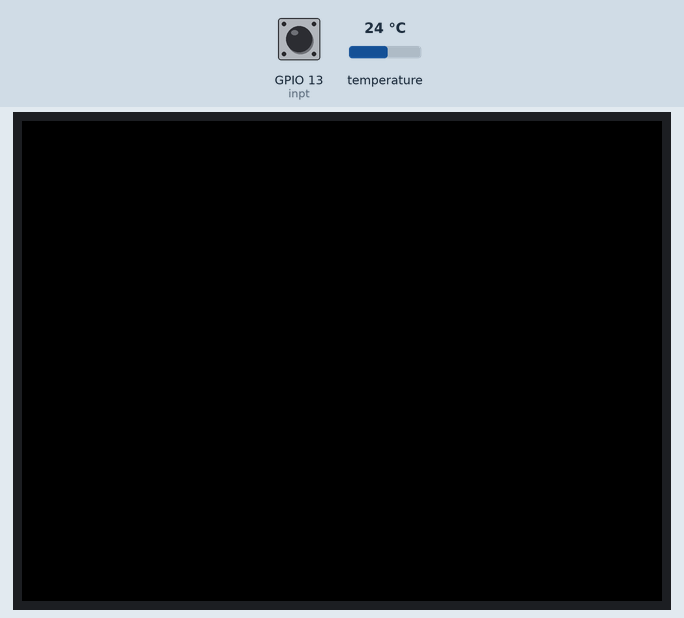
Simulated run of this program. Board: Raspberry Pi (BCM pin numbers). Parts: 320×240 colour display. The inputs (shaded band) are chosen by the test bench; at power-on: GPIO 13 (inpt) HIGH, temperature 24 °C. The clock reads 2024-03-15 10:24:30 at power-on unless the program sets it; each call to the cloud database takes 0.3 s, and an entry nobody has set reads as its off value or as empty.

Above: at 1.2 s.
1.3 s: GPIO 13 (inpt) pulled LOW for 3 s
At 14.0 s:
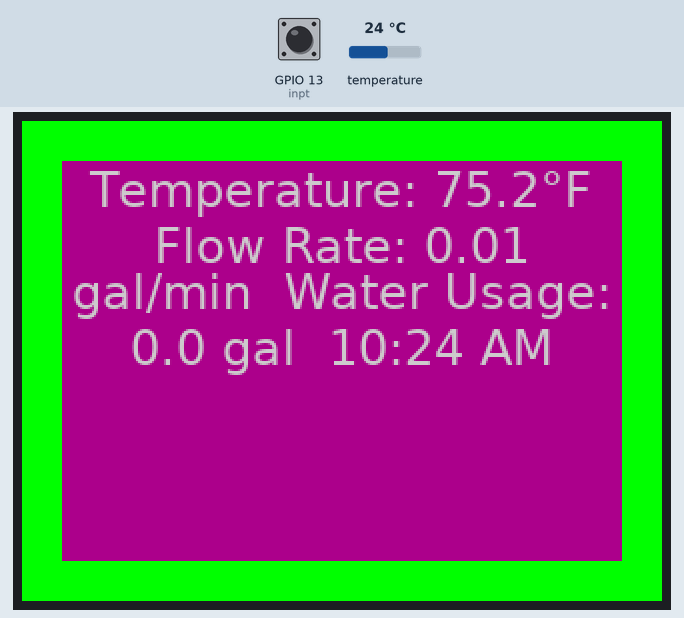
17.4 s: temperature set to 12 °C
At 26.5 s:
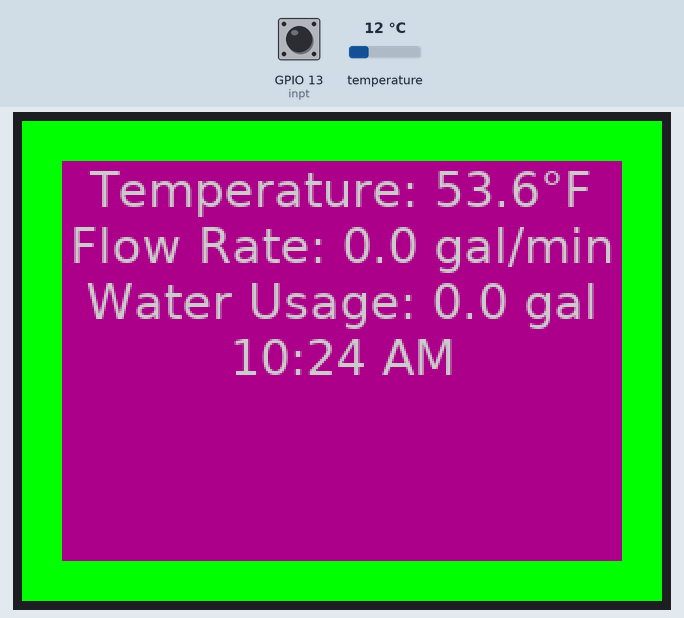
33.5 s: temperature set to 19 °C
At 39.0 s:
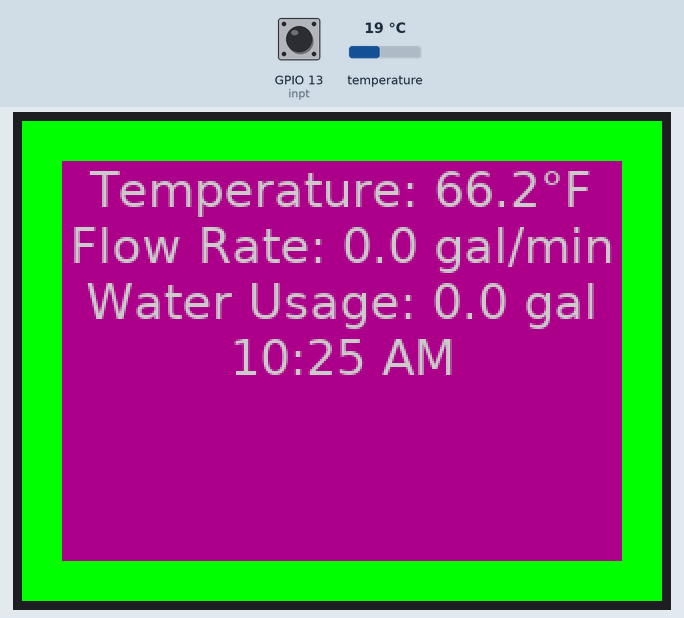
49.6 s: temperature set to 33 °C
At 63.9 s:
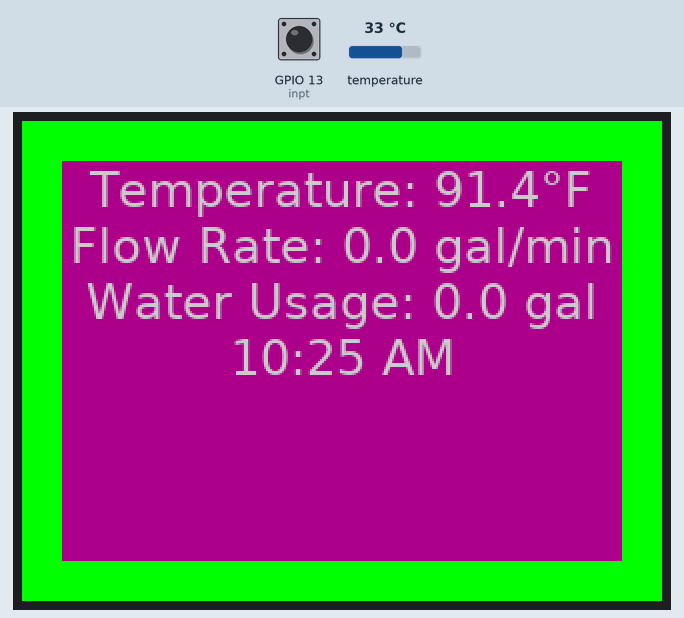
65.7 s: GPIO 13 (inpt) pulled LOW for 3 s
At 76.4 s:
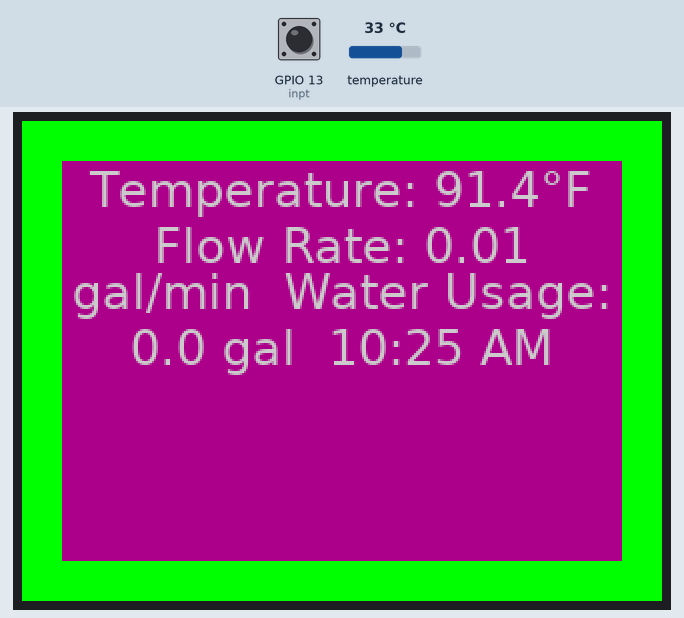
Timing chart, 0 to 77.9 s (numbered marks = the images above; inputs shaded):
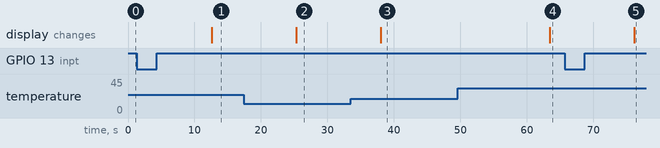

Measured:
- after the input at 1.3 s, the display: changes after 11.3 s (image 1)
- after the input at 17.4 s, the display: changes after 7.9 s (image 2)
- after the input at 33.5 s, the display: changes after 4.5 s (image 3)
- after the input at 49.6 s, the display: changes after 13.8 s (image 4)
- after the input at 65.7 s, the display: changes after 10.4 s (image 5)

The program:

sensor_display.py
```python
import digitalio, board
from PIL import Image, ImageDraw, ImageFont
from adafruit_rgb_display import ili9341
from firebase import firebase
import os, glob, time, sys, textwrap
import RPi.GPIO as GPIO
import time

firebase = firebase.FirebaseApplication('https://smart-shower-head-bfcc9-default-rtdb.firebaseio.com',None)

os.system('modprobe w1-gpio')
os.system('modprobe w1-therm')

base_dir = '/sys/bus/w1/devices/28-0303979429ae'
device_file = base_dir  + '/w1_slave'

GPIO.setmode(GPIO.BCM)
inpt = 13
GPIO.setup(inpt,GPIO.IN,pull_up_down=GPIO.PUD_UP)
minutes = 0
constant = 0.006
time_new = 0.0
rpt_int = 10

global rate_cnt, tot_cnt
rate_cnt = 0
tot_cnt = 0

def Pulse_cnt(inpt_pin):
    global rate_cnt, tot_cnt
    rate_cnt += 1
    tot_cnt += 1

GPIO.add_event_detect(inpt,GPIO.FALLING,callback=Pulse_cnt,bouncetime=10)

# First define some constants to allow easy resizing of shapes.
BORDER = 20
FONTSIZE = 24

# Configuration for CS and DC pins (these are PiTFT defaults):
cs_pin = digitalio.DigitalInOut(board.CE0)
dc_pin = digitalio.DigitalInOut(board.D25)
reset_pin = digitalio.DigitalInOut(board.D24)

# Config for display baudrate (default max is 24mhz):
BAUDRATE = 24000000

# Setup SPI bus using hardware SPI:
spi = board.SPI()

disp = ili9341.ILI9341(
    spi,
    rotation=90,  # 2.2", 2.4", 2.8", 3.2" ILI9341
    cs=cs_pin,
    dc=dc_pin,
    rst=reset_pin,
    baudrate=BAUDRATE,
)
# pylint: enable=line-too-long

# Create blank image for drawing.
# Make sure to create image with mode 'RGB' for full color.
if disp.rotation % 180 == 90:
    height = disp.width  # we swap height/width to rotate it to landscape!
    width = disp.height
else:
    width = disp.width  # we swap height/width to rotate it to landscape!
    height = disp.height

image = Image.new("RGB", (width, height))

def read_temp_raw():
	f = open(device_file,'r')
	lines = f.readlines()
	f.close()
	return lines

def read_temp():
	lines = read_temp_raw()
	while lines[0].strip()[-3:] != 'YES':
		time.sleep(0.2)
		lines = read_temp_raw()
	equals_pos = lines[1].find('t=')
	if equals_pos != -1:
		temp_string = lines[1][equals_pos+2:]
		temp_c = float(temp_string) / 1000.0
		temp_f = temp_c * 9.0 / 5.0 + 32.0
		return temp_f

def draw_multiple_line_text(image, text, font, text_color, text_start_height):
    '''
    From unutbu on [python PIL draw multiline text on image](https://stackoverflow.com/a/7698300/395857)
    '''
    draw = ImageDraw.Draw(image)
    image_width, image_height = image.size
    y_text = text_start_height
    lines = textwrap.wrap(text, width=22)
    for line in lines:
        line_width, line_height = font.getsize(line)
        draw.text(((image_width - line_width) / 2, y_text),
                  line, font=font, fill=text_color)
        y_text += line_height

while True:
    time_new = time.time() + rpt_int
    rate_cnt = 0
    while time.time() <= time_new:
        try:
            None
        except KeyboardInterrupt:
            print('\nCTRL c - Exiting nicely')
            GPIO.cleanup()
            print('Done')
            sys.exit()

    minutes += 1

    #LperM = round(((rate_cnt*constant)/(rpt_int/60)),2)
    LperM = round((((rate_cnt*constant)*0.625)/(rpt_int/60)),2)
    #TotLit = round(tot_cnt * constant, 2)
    TotLit = round((tot_cnt * constant)*0.625, 2)
    GperM = round(LperM / 3.785,2)
    TotGal = round(TotLit / 3.785,2)
    temp_conv = round(read_temp(),2)

    currentTime = time.strftime("%I:%M %p")

    # Get drawing object to draw on image.
    draw = ImageDraw.Draw(image)

    # Draw a green filled box as the background
    draw.rectangle((0, 0, width, height), fill=(0, 255, 0))
    #disp.image(image)

    # Draw a smaller inner purple rectangle
    draw.rectangle(
        (BORDER, BORDER, width - BORDER - 1, height - BORDER - 1), fill=(170, 0, 136)
    )
    # Load a TTF Font
    font = ImageFont.truetype("/usr/share/fonts/truetype/dejavu/DejaVuSans.ttf", FONTSIZE)
    # Draw Some Text
    text = "Temperature: " + str(temp_conv) + "°F \n" + "Flow Rate: " + str(GperM) + " gal/min \n" + "Water Usage: " + str(TotGal) + " gal \n" + currentTime + " \n"
    text_color = (200,200,200)
    text_start_height = 20

    firebase.put('/Raspberry_Pi/Temperature','VoiceSensor',"The current water temperature is " + str(temp_conv) + " degrees fahrenheit")
    firebase.put('/Raspberry_Pi/FlowRate','VoiceSensor',"The current water flow rate is " + str(GperM) + " gal/min")
    firebase.put('/Raspberry_Pi/WaterUsage','VoiceSensor',"The current water usage is " + str(TotGal) + " gal")

    firebase.put('/Raspberry_Pi/Temperature','AppData',temp_conv)
    firebase.put('/Raspberry_Pi/FlowRate','AppData',GperM)
    firebase.put('/Raspberry_Pi/WaterUsage','AppData',TotGal)
    draw_multiple_line_text(image, text, font, text_color, text_start_height)
    disp.image(image)

GPIO.cleanup()
print('Done')
```
